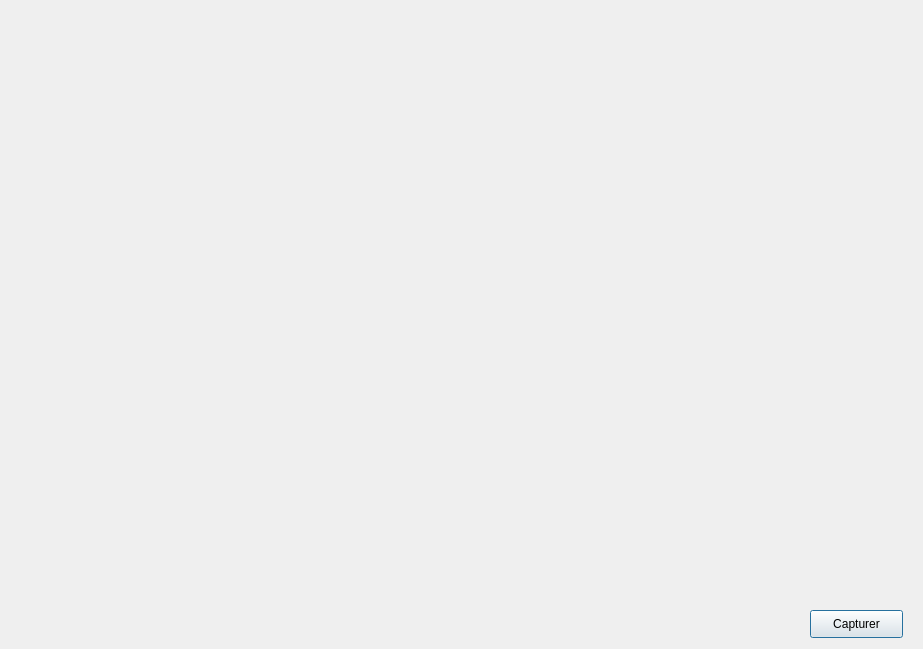
<?xml version="1.0" encoding="UTF-8"?>
<ui version="4.0">
 <class>statistiquescaisse</class>
 <widget class="QDialog" name="statistiquescaisse">
  <property name="geometry">
   <rect>
    <x>0</x>
    <y>0</y>
    <width>923</width>
    <height>649</height>
   </rect>
  </property>
  <property name="windowTitle">
   <string>Dialog</string>
  </property>
  <widget class="QPushButton" name="pushButton_capturerCustomPlot">
   <property name="geometry">
    <rect>
     <x>810</x>
     <y>610</y>
     <width>93</width>
     <height>28</height>
    </rect>
   </property>
   <property name="text">
    <string>Capturer</string>
   </property>
  </widget>
  <widget class="QCustomPlot" name="customPlot" native="true">
   <property name="geometry">
    <rect>
     <x>10</x>
     <y>10</y>
     <width>891</width>
     <height>581</height>
    </rect>
   </property>
  </widget>
 </widget>
 <customwidgets>
  <customwidget>
   <class>QCustomPlot</class>
   <extends>QWidget</extends>
   <header>qcustomplot.h</header>
   <container>1</container>
  </customwidget>
 </customwidgets>
 <resources/>
 <connections/>
</ui>
